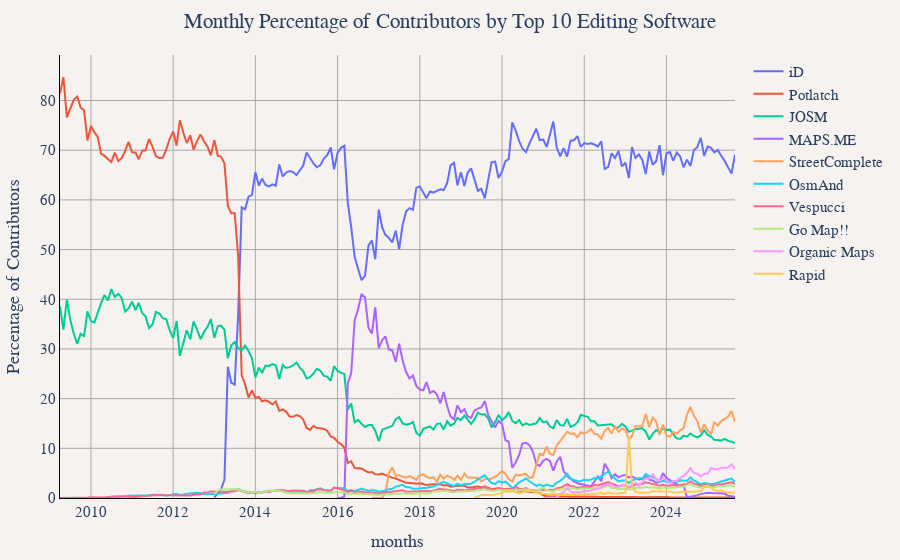

The cell this chart's notebook holds for it:
### Markdown cell above
## Monthly Percentage of Contributors by Top 10 Editing Software

### Code cell
df = duckdb.sql("""
WITH top_software AS (
	SELECT created_by
	FROM (
		SELECT
			created_by,
			COUNT(DISTINCT user_name) as total_contributors
		FROM '../changeset_data/year=*/month=*/*.parquet'
		WHERE created_by IS NOT NULL
		GROUP BY created_by
		ORDER BY total_contributors DESC
		LIMIT 10
	)
),
monthly_software_contributors AS (
	SELECT 
		CONCAT(year, '-', LPAD(CAST(month as VARCHAR), 2, '0')) as months,
		created_by,
		COUNT(DISTINCT user_name) as contributors
	FROM '../changeset_data/year=*/month=*/*.parquet'
	WHERE created_by IN (SELECT created_by FROM top_software)
	GROUP BY year, month, created_by
),
monthly_total_contributors AS (
	SELECT 
		CONCAT(year, '-', LPAD(CAST(month as VARCHAR), 2, '0')) as months,
		COUNT(DISTINCT user_name) as total_contributors
	FROM '../changeset_data/year=*/month=*/*.parquet'
	WHERE created_by IS NOT NULL
	GROUP BY year, month
)
SELECT 
	msc.months,
	msc.created_by,
	ROUND((msc.contributors * 100.0) / mtc.total_contributors, 2) as 'Percentage of Contributors'
FROM monthly_software_contributors msc
JOIN monthly_total_contributors mtc ON msc.months = mtc.months
ORDER BY msc.months, msc.created_by""").df()

util.show_figure(
    [
        util.FigureConfig(
            title="Monthly Percentage of Contributors by Top 10 Editing Software",
            x_col="months",
            y_col="Percentage of Contributors",
            y_unit_hover_template="%",
            group_col="created_by",
            query_or_df=df,
        ),
    ],
)

### Figure 1 — Plotly figure (JSON) as saved in the notebook; plotly's stock layout.template omitted (floating-point values rounded to 4 significant figures; data arrays with more than 128 entries replaced by an {"elided": "..."} marker saying what was removed)
{"data": [{"hovertemplate": "iD<br>%{x}<br>%{y:,} %<extra></extra>", "name": "iD", "type": "scatter", "visible": true, "x": {"elided": "153 str values"}, "y": {"elided": "153 float values"}}, {"hovertemplate": "Potlatch<br>%{x}<br>%{y:,} %<extra></extra>", "name": "Potlatch", "type": "scatter", "visible": true, "x": {"elided": "198 str values"}, "y": {"elided": "198 float values"}}, {"hovertemplate": "JOSM<br>%{x}<br>%{y:,} %<extra></extra>", "name": "JOSM", "type": "scatter", "visible": true, "x": {"elided": "198 str values"}, "y": {"elided": "198 float values"}}, {"hovertemplate": "MAPS.ME<br>%{x}<br>%{y:,} %<extra></extra>", "name": "MAPS.ME", "type": "scatter", "visible": true, "x": ["2016-01", "2016-02", "2016-03", "2016-04", "2016-05", "2016-06", "2016-07", "2016-08", "2016-09", "2016-10", "2016-11", "2016-12", "2017-01", "2017-02", "2017-03", "2017-04", "2017-05", "2017-06", "2017-07", "2017-08", "2017-09", "2017-10", "2017-11", "2017-12", "2018-01", "2018-02", "2018-03", "2018-04", "2018-05", "2018-06", "2018-07", "2018-08", "2018-09", "2018-10", "2018-11", "2018-12", "2019-01", "2019-02", "2019-03", "2019-04", "2019-05", "2019-06", "2019-07", "2019-08", "2019-09", "2019-10", "2019-11", "2019-12", "2020-01", "2020-02", "2020-03", "2020-04", "2020-05", "2020-06", "2020-07", "2020-08", "2020-09", "2020-10", "2020-11", "2020-12", "2021-01", "2021-02", "2021-03", "2021-04", "2021-05", "2021-06", "2021-07", "2021-08", "2021-09", "2021-10", "2021-11", "2021-12", "2022-01", "2022-02", "2022-03", "2022-04", "2022-05", "2022-06", "2022-07", "2022-08", "2022-09", "2022-10", "2022-11", "2022-12", "2023-01", "2023-02", "2023-03", "2023-04", "2023-05", "2023-06", "2023-07", "2023-08", "2023-09", "2023-10", "2023-11", "2023-12", "2024-01", "2024-02", "2024-03", "2024-04", "2024-05", "2024-06", "2024-07", "2024-10", "2024-11", "2024-12", "2025-01", "2025-02", "2025-03", "2025-04", "2025-05", "2025-06", "2025-07", "2025-08", "2025-09"], "y": [0.0, 0.05, 0.26, 23.11, 25.11, 35.81, 37.92, 41.05, 40.36, 34.27, 33.09, 38.39, 30.17, 31.81, 32.52, 29.9, 29.7, 27.39, 31.08, 27.65, 25.35, 24.06, 24.64, 22.53, 21.83, 21.69, 23.31, 21.12, 21.55, 20.88, 19.02, 21.32, 18.45, 16.37, 15.85, 18.65, 17.27, 17.9, 16.45, 16.11, 17.57, 17.99, 18.21, 19.5, 16.67, 15.29, 14.17, 15.52, 14.95, 11.62, 11.34, 6.09, 7.14, 8.66, 10.98, 11.11, 10.65, 9.35, 6.82, 6.46, 7.51, 7.88, 7.46, 5.49, 7.32, 8.31, 5.43, 4.42, 3.77, 3.34, 2.96, 2.8, 2.61, 2.58, 2.33, 3.34, 4.32, 3.37, 6.9, 5.76, 4.01, 4.8, 4.17, 4.5, 4.61, 4.12, 4.29, 3.99, 3.75, 3.81, 4.39, 3.69, 3.52, 3.05, 3.29, 5.01, 4.01, 3.62, 3.09, 2.74, 2.5, 2.73, 0.14, 0.53, 0.83, 0.93, 1.06, 1.0, 0.94, 0.95, 0.92, 0.89, 0.43, 0.34, 0.25]}, {"hovertemplate": "StreetComplete<br>%{x}<br>%{y:,} %<extra></extra>", "name": "StreetComplete", "type": "scatter", "visible": true, "x": ["2016-11", "2016-12", "2017-01", "2017-02", "2017-03", "2017-04", "2017-05", "2017-06", "2017-07", "2017-08", "2017-09", "2017-10", "2017-11", "2017-12", "2018-01", "2018-02", "2018-03", "2018-04", "2018-05", "2018-06", "2018-07", "2018-08", "2018-09", "2018-10", "2018-11", "2018-12", "2019-01", "2019-02", "2019-03", "2019-04", "2019-05", "2019-06", "2019-07", "2019-08", "2019-09", "2019-10", "2019-11", "2019-12", "2020-01", "2020-02", "2020-03", "2020-04", "2020-05", "2020-06", "2020-07", "2020-08", "2020-09", "2020-10", "2020-11", "2020-12", "2021-01", "2021-02", "2021-03", "2021-04", "2021-05", "2021-06", "2021-07", "2021-08", "2021-09", "2021-10", "2021-11", "2021-12", "2022-01", "2022-02", "2022-03", "2022-04", "2022-05", "2022-06", "2022-07", "2022-08", "2022-09", "2022-10", "2022-11", "2022-12", "2023-01", "2023-02", "2023-03", "2023-04", "2023-05", "2023-06", "2023-07", "2023-08", "2023-09", "2023-10", "2023-11", "2023-12", "2024-01", "2024-02", "2024-03", "2024-04", "2024-05", "2024-06", "2024-07", "2024-08", "2024-09", "2024-10", "2024-11", "2024-12", "2025-01", "2025-02", "2025-03", "2025-04", "2025-05", "2025-06", "2025-07", "2025-08", "2025-09"], "y": [0.0, 0.02, 0.01, 0.01, 1.08, 4.97, 6.17, 4.46, 4.57, 4.25, 4.07, 4.41, 4.09, 3.68, 4.58, 4.76, 4.27, 3.97, 4.18, 3.31, 4.66, 3.89, 4.48, 4.21, 3.66, 4.51, 3.66, 4.95, 4.19, 4.12, 4.17, 4.02, 3.35, 3.8, 3.82, 3.93, 4.31, 4.74, 5.42, 4.84, 3.77, 3.32, 4.69, 4.53, 4.74, 4.86, 4.02, 4.21, 6.71, 8.91, 8.67, 10.32, 8.9, 8.65, 10.51, 11.5, 12.34, 13.34, 12.91, 12.96, 12.22, 13.23, 12.94, 13.33, 13.91, 12.93, 12.82, 11.91, 13.5, 14.09, 12.97, 14.5, 13.3, 13.99, 13.71, 11.82, 12.5, 14.48, 14.38, 14.48, 16.94, 14.26, 16.13, 15.46, 12.69, 14.8, 12.51, 12.34, 13.33, 12.93, 13.61, 14.0, 16.77, 18.32, 16.57, 15.43, 13.17, 14.83, 13.52, 12.94, 15.18, 14.59, 15.48, 15.97, 16.33, 17.52, 15.29]}, {"hovertemplate": "OsmAnd<br>%{x}<br>%{y:,} %<extra></extra>", "name": "OsmAnd", "type": "scatter", "visible": true, "x": {"elided": "184 str values"}, "y": {"elided": "184 float values"}}, {"hovertemplate": "Vespucci<br>%{x}<br>%{y:,} %<extra></extra>", "name": "Vespucci", "type": "scatter", "visible": true, "x": {"elided": "198 str values"}, "y": {"elided": "198 float values"}}, {"hovertemplate": "Go Map!!<br>%{x}<br>%{y:,} %<extra></extra>", "name": "Go Map!!", "type": "scatter", "visible": true, "x": {"elided": "153 str values"}, "y": {"elided": "153 float values"}}, {"hovertemplate": "Organic Maps<br>%{x}<br>%{y:,} %<extra></extra>", "name": "Organic Maps", "type": "scatter", "visible": true, "x": ["2021-01", "2021-02", "2021-03", "2021-04", "2021-05", "2021-06", "2021-07", "2021-08", "2021-09", "2021-10", "2021-11", "2021-12", "2022-01", "2022-02", "2022-03", "2022-04", "2022-05", "2022-06", "2022-07", "2022-08", "2022-09", "2022-10", "2022-11", "2022-12", "2023-01", "2023-02", "2023-03", "2023-04", "2023-05", "2023-06", "2023-07", "2023-08", "2023-09", "2023-10", "2023-11", "2023-12", "2024-01", "2024-02", "2024-03", "2024-04", "2024-05", "2024-06", "2024-07", "2024-08", "2024-09", "2024-10", "2024-11", "2024-12", "2025-01", "2025-02", "2025-03", "2025-04", "2025-05", "2025-06", "2025-07", "2025-08", "2025-09"], "y": [0.01, 0.02, 0.02, 0.04, 0.09, 0.85, 1.22, 1.93, 1.33, 1.15, 1.11, 1.19, 1.4, 1.36, 1.49, 1.75, 1.81, 2.25, 2.57, 2.72, 2.69, 2.25, 2.15, 2.68, 2.61, 2.19, 2.55, 3.08, 2.47, 3.28, 3.91, 3.87, 4.73, 3.8, 3.38, 4.06, 3.54, 2.9, 3.42, 3.45, 4.08, 4.4, 5.07, 6.06, 5.04, 4.86, 4.39, 4.9, 4.88, 6.06, 5.79, 5.8, 6.11, 6.08, 6.14, 6.79, 5.78]}, {"hovertemplate": "Rapid<br>%{x}<br>%{y:,} %<extra></extra>", "name": "Rapid", "type": "scatter", "visible": true, "x": ["2019-05", "2019-06", "2019-07", "2019-08", "2019-09", "2019-10", "2019-11", "2019-12", "2020-01", "2020-02", "2020-03", "2020-04", "2020-05", "2020-06", "2020-07", "2020-08", "2020-09", "2020-10", "2020-11", "2020-12", "2021-01", "2021-02", "2021-03", "2021-04", "2021-05", "2021-06", "2021-07", "2021-08", "2021-09", "2021-10", "2021-11", "2021-12", "2022-01", "2022-02", "2022-03", "2022-04", "2022-05", "2022-06", "2022-07", "2022-08", "2022-09", "2022-10", "2022-11", "2022-12", "2023-01", "2023-02", "2023-03", "2023-04", "2023-05", "2023-06", "2023-07", "2023-08", "2023-09", "2023-10", "2023-11", "2023-12", "2024-01", "2024-02", "2024-03", "2024-04", "2024-05", "2024-06", "2024-07", "2024-08", "2024-09", "2024-10", "2024-11", "2024-12", "2025-01", "2025-02", "2025-03", "2025-04", "2025-05", "2025-06", "2025-07", "2025-08", "2025-09"], "y": [0.07, 0.25, 0.58, 0.62, 0.6, 0.54, 0.62, 0.83, 1.1, 1.31, 1.31, 1.33, 1.08, 0.94, 1.16, 1.44, 1.39, 1.54, 1.02, 0.9, 0.81, 0.77, 0.74, 0.84, 0.73, 0.69, 0.81, 0.81, 0.59, 0.75, 0.74, 0.82, 0.76, 0.79, 0.76, 0.87, 0.92, 1.01, 0.8, 1.09, 0.94, 0.87, 0.93, 0.99, 1.01, 12.23, 2.24, 1.32, 1.01, 1.04, 1.1, 1.07, 1.41, 1.36, 1.23, 1.17, 1.24, 1.36, 1.07, 1.11, 1.23, 1.26, 1.31, 1.22, 1.26, 1.31, 1.39, 2.18, 2.47, 2.08, 1.62, 1.35, 1.51, 1.25, 1.05, 1.1, 1.08]}], "layout": {"barmode": "stack", "font": {"family": "Times", "size": 15}, "margin": {"b": 55, "l": 55, "r": 55, "t": 55}, "paper_bgcolor": "#f5f2f0", "plot_bgcolor": "#f5f2f0", "title": {"text": "Monthly Percentage of Contributors by Top 10 Editing Software", "x": 0.5}, "xaxis": {"gridcolor": "darkgray", "linecolor": "black", "showgrid": true, "tickcolor": "black", "title": {"text": "months"}, "zerolinecolor": "darkgray"}, "yaxis": {"gridcolor": "darkgray", "linecolor": "black", "rangemode": "tozero", "showgrid": true, "tickcolor": "black", "title": {"text": "Percentage of Contributors"}, "zerolinecolor": "darkgray"}}}
